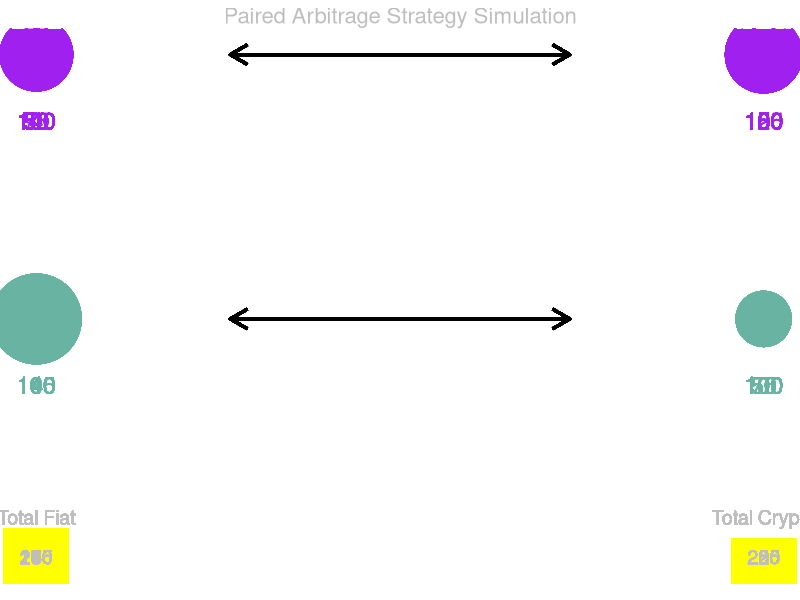

R code for this plot:
## ---- chunk 1
library(tidyverse)
library(gganimate)
library(tweenr)

# Initialize portfolio simulation data
initial_state <- data.frame(
  x = c(1,4,1,4),
  y = c(3,3,1,1),
  value = rep(100, 4),
  total_fiat = rep(200,4),
  total_crypto = rep(200,4),
  arrow1 = rep(0,4),
  arrow2 = rep(0,4),
  arrow3 = rep(0,4),
  arrow4 = rep(0,4)
)

# Define trading functions for simulation
execute_trade_1 <- function(portfolio){
  trade_amount = 50
  profit_margin = 1.8
  portfolio$value[1] <- portfolio$value[1] - trade_amount
  portfolio$value[2] <- portfolio$value[2] + trade_amount
  portfolio$total_fiat <- portfolio$value[1] + portfolio$value[3]
  portfolio$total_crypto <- portfolio$value[2] + portfolio$value[4]
  portfolio$arrow1 <- 1
  portfolio$arrow2 <- 0
  portfolio$arrow3 <- 0
  portfolio$arrow4 <- 0
  return(portfolio)
}

execute_trade_1_complete <- function(portfolio){
  trade_amount = 50
  profit_margin = 1.8
  portfolio$value[3] <- portfolio$value[3] + trade_amount * profit_margin 
  portfolio$value[4] <- portfolio$value[4] - trade_amount
  portfolio$total_fiat <- portfolio$value[1] + portfolio$value[3]
  portfolio$total_crypto <- portfolio$value[2] + portfolio$value[4]
  portfolio$arrow1 <- 0
  portfolio$arrow2 <- 1
  portfolio$arrow3 <- 0
  portfolio$arrow4 <- 0
  return(portfolio)
}

execute_trade_2 <- function(portfolio){
  trade_amount = 50
  profit_margin = 1.8
  portfolio$value[3] <- portfolio$value[3] - trade_amount
  portfolio$value[4] <- portfolio$value[4] + trade_amount
  portfolio$total_fiat <- portfolio$value[1] + portfolio$value[3]
  portfolio$total_crypto <- portfolio$value[2] + portfolio$value[4]
  portfolio$arrow1 <- 0
  portfolio$arrow2 <- 0
  portfolio$arrow3 <- 1
  portfolio$arrow4 <- 0
  return(portfolio)
}

execute_trade_2_complete <- function(portfolio){
  trade_amount = 50
  profit_margin = 1.8
  portfolio$value[1] <- portfolio$value[1] + trade_amount * profit_margin
  portfolio$value[2] <- portfolio$value[2] - trade_amount
  portfolio$total_fiat <- portfolio$value[1] + portfolio$value[3]
  portfolio$total_crypto <- portfolio$value[2] + portfolio$value[4]
  portfolio$arrow1 <- 0
  portfolio$arrow2 <- 0
  portfolio$arrow3 <- 0
  portfolio$arrow4 <- 1
  return(portfolio)
}

# Execute trading simulation sequence
trading_sequence <- list(initial_state, initial_state, initial_state)
current_portfolio <- initial_state
sequence_step <- 1

# Simulate one complete arbitrage cycle
for(cycle in 1){
  # Execute first trade pair
  sequence_step <- sequence_step + 1 
  current_portfolio <- execute_trade_1(current_portfolio) 
  trading_sequence[[sequence_step]] <- current_portfolio
  
  # Complete first trade
  sequence_step <- sequence_step + 1 
  current_portfolio <- execute_trade_1_complete(current_portfolio) 
  trading_sequence[[sequence_step]] <- current_portfolio
  
  # Execute reverse trade pair  
  sequence_step <- sequence_step + 1 
  current_portfolio <- execute_trade_2(current_portfolio) 
  trading_sequence[[sequence_step]] <- current_portfolio
  
  # Complete reverse trade
  sequence_step <- sequence_step + 1 
  current_portfolio <- execute_trade_2_complete(current_portfolio) 
  trading_sequence[[sequence_step]] <- current_portfolio
}

# Create smooth animation transitions
animated_data <- tween_states(trading_sequence, tweenlength = 0.01, statelength = 0.1, 
                             ease = c('cubic-in-out'), nframes = 100)

# Generate arbitrage visualization
arbitrage_plot <- animated_data %>% 
  ggplot(aes(x=x, y=y, size=value, frame=.frame)) +
  theme_void() +
  geom_point(aes(color=paste(x,y))) +
  scale_color_manual(values=c("#69b3a2", "purple", "#69b3a2", "purple")) +
  scale_size_continuous(range=c(1,30)) +
  theme(legend.position="none") +
  
  # Portfolio values display
  geom_text(aes(label=round(value,0), x=x, y=y-0.5, color=paste(x,y)), size=6) +
  
  # Exchange labels
  geom_label(x=-1, y=3, label="Exchange 1", color="purple", size=5) +
  geom_label(x=-1, y=1, label="Exchange 2", color="#69b3a2", size=5) +
  
  # Trading arrows
  geom_segment(aes(alpha=arrow1), x=1.8, xend=3.2, y=3, yend=3, size = 1, 
               arrow = arrow(length = unit(0.5, "cm"))) +
  geom_segment(aes(alpha=arrow2), x=3.2, xend=1.8, y=1, yend=1, size = 1, 
               arrow = arrow(length = unit(0.5, "cm"))) +
  geom_segment(aes(alpha=arrow3), x=1.8, xend=3.2, y=1, yend=1, size = 1, 
               arrow = arrow(length = unit(0.5, "cm"))) +
  geom_segment(aes(alpha=arrow4), x=3.2, xend=1.8, y=3, yend=3, size = 1, 
               arrow = arrow(length = unit(0.5, "cm"))) +
  
  # Alpha control for arrows
  scale_alpha_continuous(range=c(0,1)) +
   
  # Portfolio total bars
  geom_segment(x=1, xend=1, y=-1, aes(yend=(0-(-0.8)/(500-200))*total_fiat-1.33), 
               color="yellow", size=22, alpha=0.7) +
  geom_segment(x=4, xend=4, y=-1, aes(yend=(0-(-0.8)/(500-200))*total_crypto-1.33), 
               color="yellow", size=22, alpha=0.7) +
  
  # Portfolio labels
  geom_text(x=1, y=-.5, label="Total Fiat", color="grey", size=5) +
  geom_text(x=4, y=-.5, label="Total Crypto", color="grey", size=5) +
  geom_text(x=1, y=-.8, aes(label=round(total_fiat,0)), color="grey", size=5) +
  geom_text(x=4, y=-.8, aes(label=round(total_crypto,0)), color="grey", size=5) +
  
  # Asset type labels
  geom_label(x=1, y=4, label="Fiat Currency", color="black", size=5) +
  geom_label(x=4, y=4, label="Cryptocurrency", color="black", size=5) +
  
  # Title and subtitle
  ggtitle("Paired Arbitrage Strategy Simulation") +
  theme(plot.title = element_text(size=16, hjust=0.5, color="grey"))

arbitrage_plot
